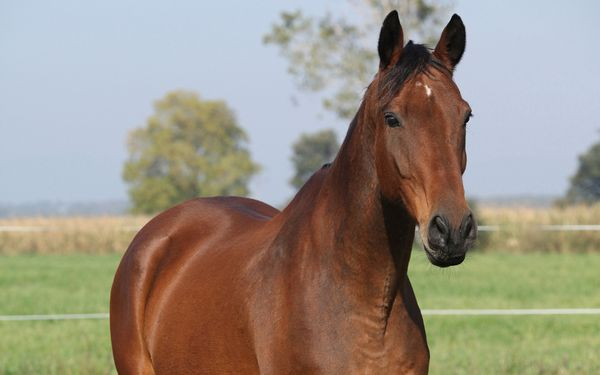
#> input picture horse.png, 600 x 375 px
$ python geometricop.py
#> lines starting #> are read from the running program, lines starting #| are printed output that depends on the picture; after the words box and inside, x2 and y2 are one past the last pixel; in counts of white or black regions, pixels touching at a corner belong together
import numpy as np
import cv2

# [11 lines of commented-out code are left out]

img = cv2.imread('horse.png')
#> img is the input picture: shape (375, 600, 3); mean B, G, R 131.6, 145.7, 154.4

rows,cols,channel = img.shape
#> rows = 375; cols = 600; channel = 3

x= 80
img[(x-10):x,350] = [0,0,0]
#> img: shape (375, 600, 3); under 0.01% of pixels changed, all inside (x1, y1, x2, y2) = (350, 70, 351, 80)
pts1 = np.float32([[80,350],[300,350],[280,450],[80,450]])
pts2 = np.float32([[0,0],[200,0],[200,100],[0,100]])

m = cv2.getPerspectiveTransform(pts1,pts2)

dst = cv2.warpPerspective(img,m,(200,100))
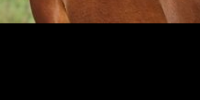
#> dst: shape (100, 200, 3); mean B, G, R 11.2, 19.5, 31.1

cv2.imshow('Image',dst)
cv2.imshow('img',img)
cv2.waitKey(0)
cv2.destroyAllWindows()

$ run again, with green.jpg saved as horse.png
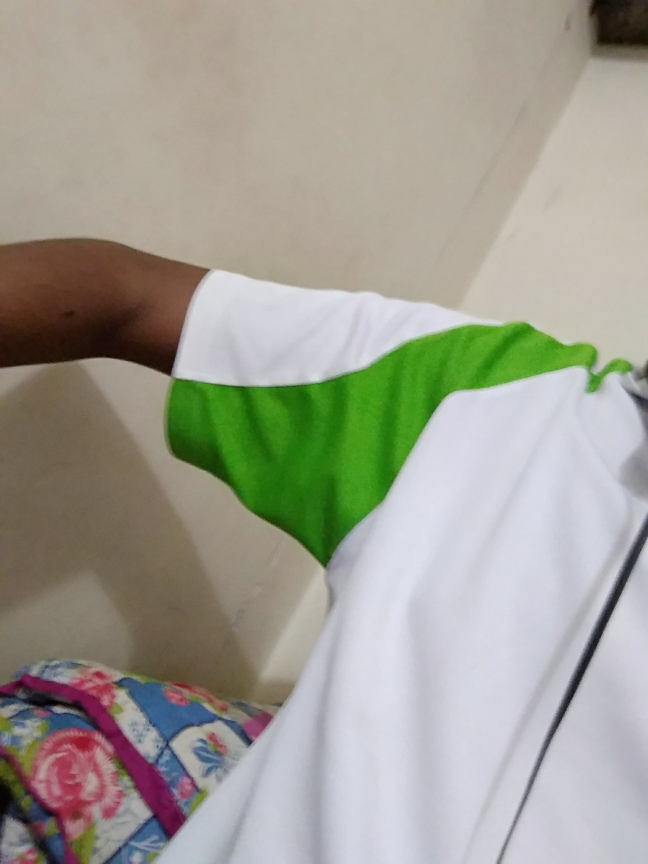
#> input picture green.jpg, 1944 x 2592 px (shown at 1/3 size)
#> img is the input picture: shape (2592, 1944, 3); mean B, G, R 146.8, 159, 160.3
#> `dst = cv2.warpPerspective(img,m,(200,100))`:
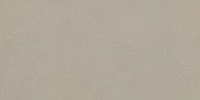
#> dst: shape (100, 200, 3); mean B, G, R 155.3, 169.2, 177
